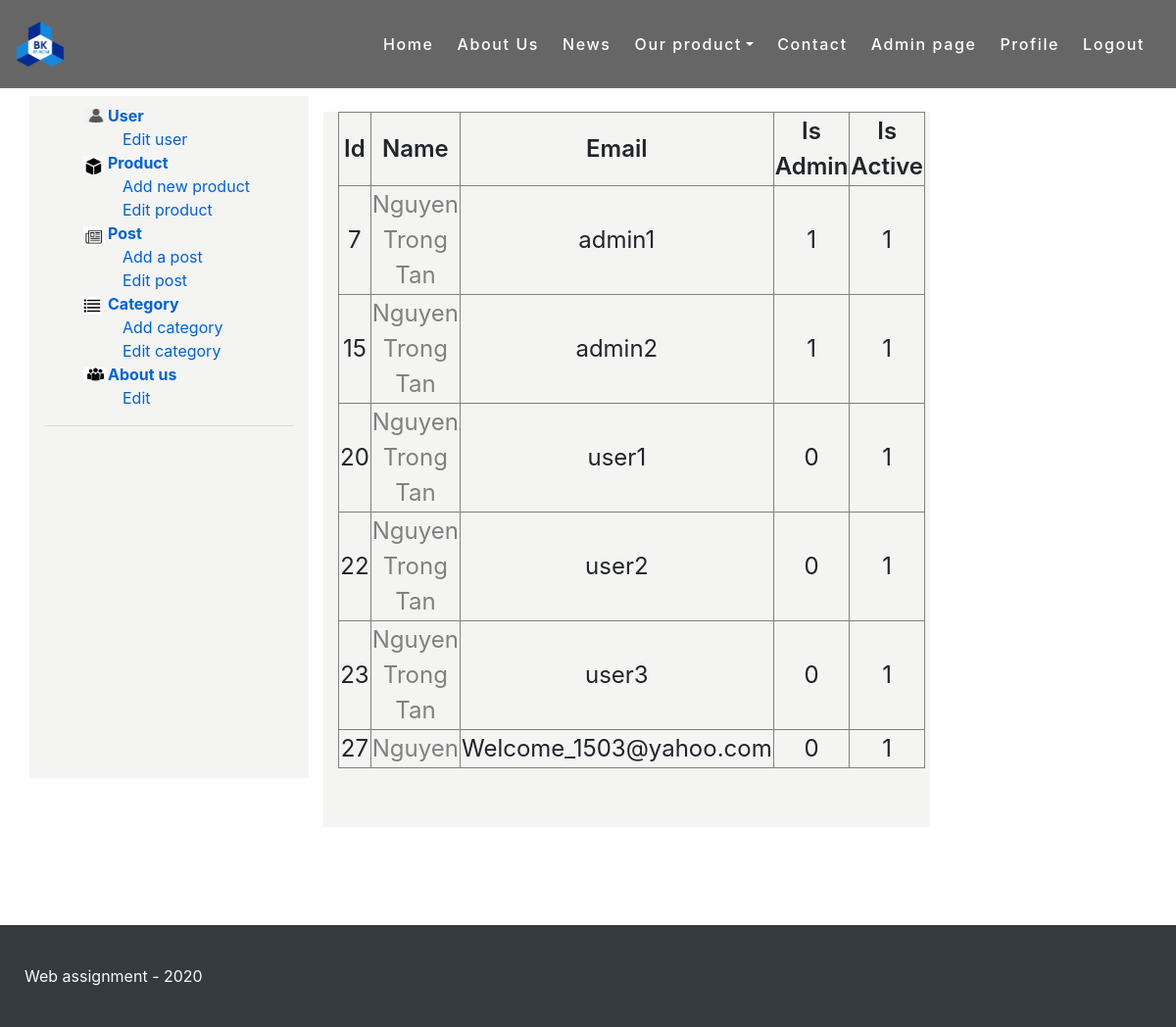
The page /admin/user.php (signed in) on the database its author committed.
### tables this page shows
CREATE TABLE `user` (
  `id` int(11) NOT NULL,
  `password` varchar(30) NOT NULL,
  `email` varchar(50) NOT NULL,
  `name` varchar(50) NOT NULL,
  `date_of_birth` date DEFAULT NULL,
  `avatar` varchar(100) DEFAULT NULL,
  `is_admin` tinyint(1) DEFAULT 0,
  `is_active` tinyint(1) DEFAULT 1
);

### model/User.php (called while the page is built, shortened)
<?php
class User
{
    public function __construct($object)
    {
        if (isset($object->id))
            $this->id = $object->id;
        if (isset($object->name))
            $this->name = $object->name;
        if (isset($object->email))
            $this->email = $object->email;
        if (isset($object->is_admin))
            $this->is_admin = $object->is_admin;
        if (isset($object->is_active))
            $this->is_active = $object->is_active;
    }
    public static function getByPage($pageNum, $pageSize){
        $offset = $pageNum * $pageSize;
        $query = "SELECT * FROM user LIMIT ? OFFSET ?";
        $param = ["ii", &$pageSize, &$offset];
        $result = runQuery($query, $param);
        $response = [];
        while ($row = $result->fetch_object()) {
            array_push($response, new User($row));
        }
        return $response;
    }
}

### util.php (called while the page is built, shortened)
<?php
$servername = "localhost";
$dBUsername = "root";
$dBPassword = "";
$dBName = "company";
$conn = mysqli_connect($servername, $dBUsername, $dBPassword, $dBName);
function runQuery($query, $param = null, $isSelect = true)
{
    global $conn;
    $stmt = $conn->prepare($query);
    if ($param != null){
        call_user_func_array(array($stmt, 'bind_param'), $param);
    }
    if (!$stmt->execute()) {
        serverErrorResponse($conn->error);
    }
    if ($isSelect)
        return $stmt->get_result();
    else
        return $stmt->affected_rows;
}
?>

### view/admin_user_list_view.php (the view, shortened to what this page needs)
<?php
include $_SERVER['DOCUMENT_ROOT'] . '/LayOut/header.php';
include_once "../LayOut/leftContentAccess.php";
$user_list = User::getByPage(0, 100);
?>
<div class="col-12 col-md-8 col-lg-9" style="background-color: #F4F4F3;">
    <div class="shop_post_area mt-2">
        <div class="row">
            <div class="col-lg-12" style="width: 100%; text-align: center">
                <div class="item owl-carousel owl-theme">
                    <table style="width: 100%; margin-bottom: 60px;" border="1" >
                        <tr>
                            <td style="width: 10%; font-weight: 600;">Id</td>
                            <td style="width: 20%; font-weight: 600;">Name</td>
                            <td style="width: 20%; font-weight: 600;">Email</td>
                            <td style="width: 20%; font-weight: 600;">Is Admin</td>
                            <td style="width: 20%; font-weight: 600;">Is Active</td>
                        </tr>
                        <?php foreach ($user_list as $user){
                            ?>
                            <tr>
                                <td><?php echo $user->id?></td>
                                <td><a href="user.php?id=<?php echo $user->id?>"><?php echo $user->name?></td>
                                <td><?php echo $user->email ?></td>
                                <td><?php echo $user->is_admin ?></td>
                                <td><?php echo $user->is_active ?></td>
                            </tr>
                            <?php
                        }?>
                    </table>
                </div>
            </div>
        </div>
    </div>
</div>
</div>
</div>
</div>
</div>
</div>
</div>
</div>
</div>
<?php
include $_SERVER['DOCUMENT_ROOT'] . '/LayOut/footer.php';
?>

### Public/styles/indexCss.css (style rules this page uses)
body { overflow-x: hidden; }
tbody tr a { color: gray; }

### Public/styles/addProduct.css (style rules this page uses)
body { font-family: sans-serif; color: #333; overflow-x: hidden; font-size: 14px; }

### rows shown on the page
user: id "7", name "Nguyen Trong Tan", email "admin1", is_admin "1", is_active "1"
user: id "15", name "Nguyen Trong Tan", email "admin2", is_admin "1", is_active "1"
user: id "20", name "Nguyen Trong Tan", email "user1", is_admin "0", is_active "1"
user: id "22", name "Nguyen Trong Tan", email "user2", is_admin "0", is_active "1"
user: id "23", name "Nguyen Trong Tan", email "user3", is_admin "0", is_active "1"
user: id "27", name "Nguyen", email "Welcome_1503@yahoo.com", is_admin "0", is_active "1"
